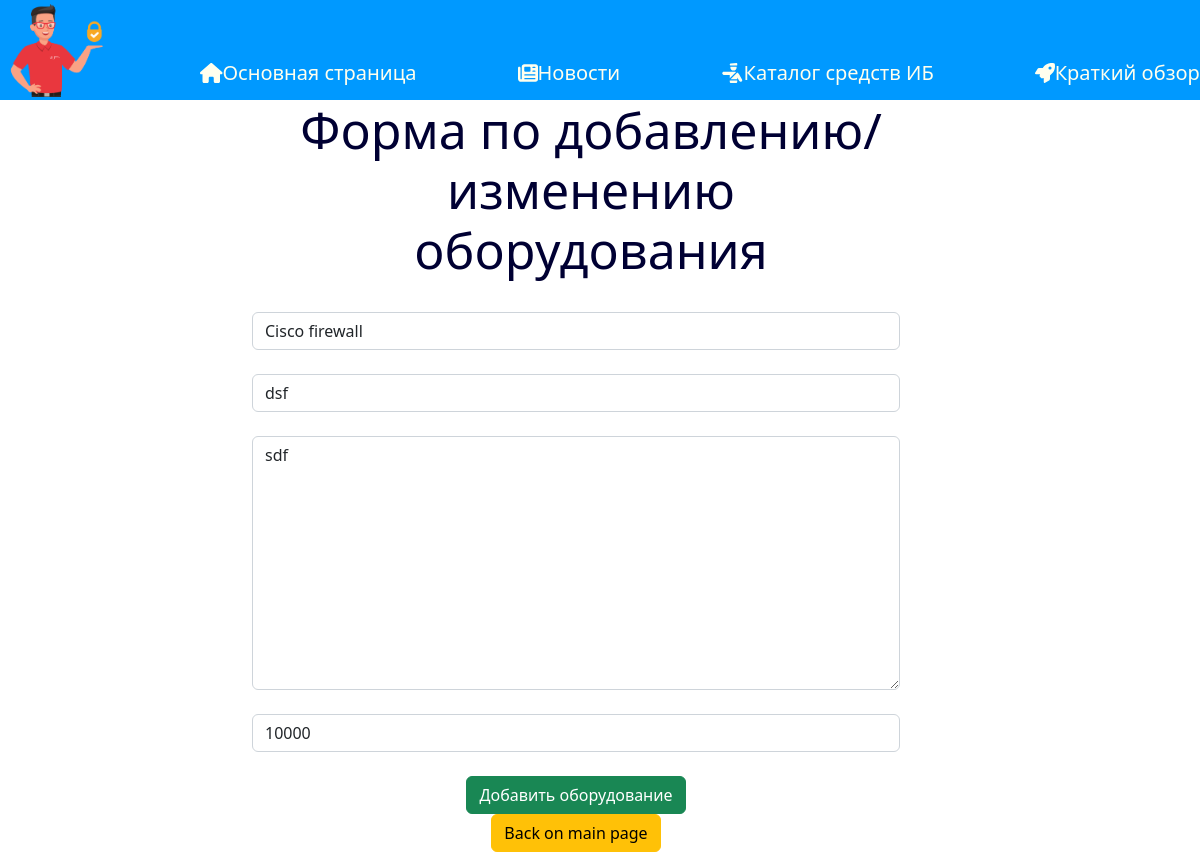
Page /calculator/8/update on the earlier database version.
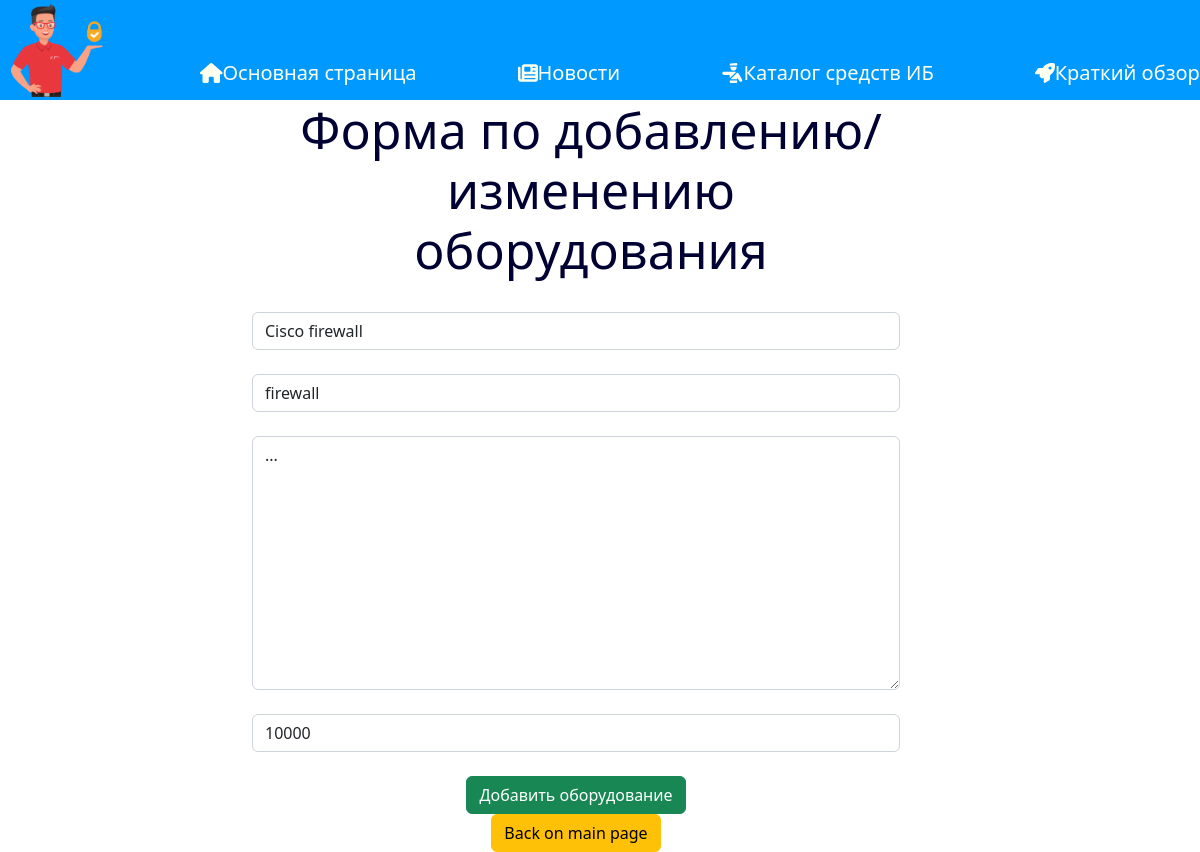
Same page on the later database version.
### calculator/models.py (models this page shows, shortened)
class Equipment(models.Model):
    model_img = models.ImageField(upload_to='img/', default="")
    title = models.CharField('Название', max_length=50)
    type = models.CharField('Вид оборудования', max_length=50)
    description = models.TextField('Описание')
    cost = models.CharField('Цена', max_length=50)
    class Meta:
        verbose_name = 'Equipment'
        verbose_name_plural = 'Equipments'

### calculator/views.py (the view)
# urls.py: path('<int:pk>/update', views.CalculatorUpdateView.as_view(), name='update_equipment'),
class CalculatorUpdateView(UpdateView):
    model = Equipment
    template_name = 'calculator/create.html'
    form_class = EquipmentForm

### calculator/forms.py
class EquipmentForm(ModelForm):
    class Meta:
        model = Equipment
        fields = ['id', 'title', 'type', 'description', 'cost']
        widgets = {
            "title": TextInput(attrs={
                'class': 'form-control',
                'placeholder': "Название"
            }),
            "type": TextInput(attrs={
                'class': 'form-control',
                'placeholder': "Тип"
            }),
            "description": Textarea(attrs={
                'class': 'form-control',
                'placeholder': "Описание"
            }),
            "cost": TextInput(attrs={
                'class': 'form-control',
                'placeholder': "Стоимость"
            }),
        }

### calculator/templates/calculator/create.html (shortened to what this page needs)
{% extends 'main/layout.html' %}
{% load static %}
{% block body_content %}
<div class="features">
    <h1>Форма по добавлению/изменению оборудования</h1>
    <br>
    <form method="post">
        {{ form.title }}<br>
        {{ form.type }}<br>
        {{ form.description }}<br>
        {{ form.cost }}<br>
        <button class="btn btn-success" type="submit">Добавить оборудование</button>
        <br>
    </form>
    <button class="btn btn-warning">Back on main page</button>
</div>
{% endblock %}

Differences in the rows shown:
changed Equipment "Cisco firewall": type "dsf" → "firewall"; description "sdf" → "..."
